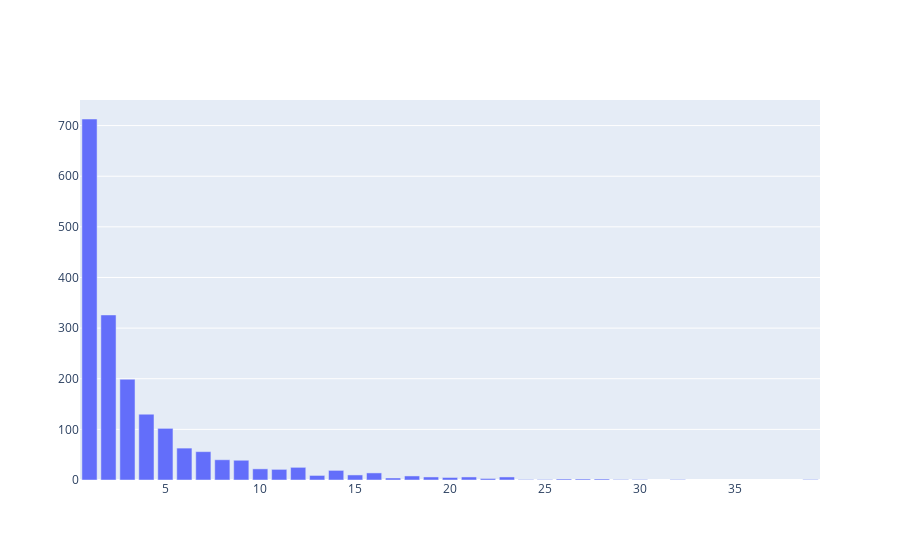

Notebook source saved alongside this figure:
### Markdown cell above
Bar Charts

### Code cell
# Paper: 
# Basic bar plots count of events after resampling
# Check if it follows some distribution

data_resampled = resample(data_filterd, "datetime", "5min", "count")


data_trimmed = data_resampled[data_resampled["event_type"] > 0]
value_counts = data_trimmed.value_counts("event_type")

fig = go.Figure()
# line plot
fig.add_trace(
    go.Bar(
        x=value_counts.index, 
        y=value_counts, 
        name='value_counts'))

### Figure 1 — Plotly figure (JSON) as saved in the notebook; plotly's stock layout.template omitted (floating-point values rounded to 4 significant figures)
{"data": [{"name": "value_counts", "type": "bar", "x": [1, 2, 3, 4, 5, 6, 7, 8, 9, 12, 10, 11, 14, 16, 15, 13, 18, 23, 19, 21, 20, 17, 22, 26, 27, 28, 24, 25, 29, 30, 32, 39], "y": [713, 326, 199, 130, 102, 63, 56, 40, 39, 25, 22, 21, 19, 14, 10, 9, 8, 6, 6, 6, 5, 4, 3, 2, 2, 2, 1, 1, 1, 1, 1, 1]}], "layout": {}}
